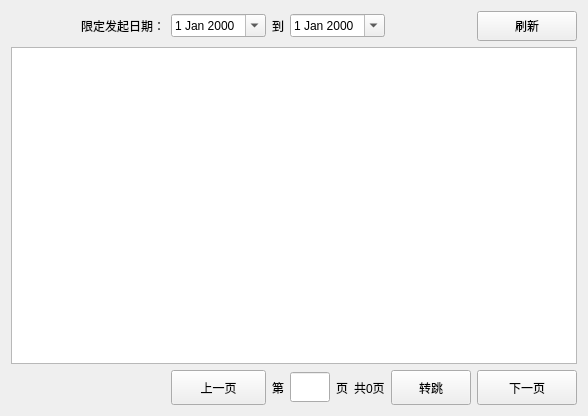
<?xml version="1.0" encoding="UTF-8"?>
<ui version="4.0">
 <class>PaperTable</class>
 <widget class="QWidget" name="PaperTable">
  <property name="geometry">
   <rect>
    <x>0</x>
    <y>0</y>
    <width>588</width>
    <height>416</height>
   </rect>
  </property>
  <property name="windowTitle">
   <string>Form</string>
  </property>
  <layout class="QGridLayout" name="gridLayout">
   <item row="0" column="1">
    <widget class="QLabel" name="label_3">
     <property name="text">
      <string>限定发起日期：</string>
     </property>
    </widget>
   </item>
   <item row="0" column="3">
    <widget class="QLabel" name="label_4">
     <property name="text">
      <string>到</string>
     </property>
    </widget>
   </item>
   <item row="2" column="7">
    <widget class="QPushButton" name="buttonJumpTo">
     <property name="minimumSize">
      <size>
       <width>80</width>
       <height>35</height>
      </size>
     </property>
     <property name="text">
      <string>转跳</string>
     </property>
    </widget>
   </item>
   <item row="2" column="8">
    <widget class="QPushButton" name="buttonNextPaper">
     <property name="minimumSize">
      <size>
       <width>100</width>
       <height>35</height>
      </size>
     </property>
     <property name="text">
      <string>下一页</string>
     </property>
    </widget>
   </item>
   <item row="0" column="4" colspan="3">
    <widget class="QDateEdit" name="dateEnd">
     <property name="calendarPopup">
      <bool>true</bool>
     </property>
     <property name="currentSectionIndex">
      <number>0</number>
     </property>
    </widget>
   </item>
   <item row="2" column="4">
    <widget class="QLineEdit" name="editPaper">
     <property name="minimumSize">
      <size>
       <width>0</width>
       <height>30</height>
      </size>
     </property>
     <property name="maximumSize">
      <size>
       <width>40</width>
       <height>16777215</height>
      </size>
     </property>
    </widget>
   </item>
   <item row="0" column="8">
    <widget class="QPushButton" name="buttonFlush">
     <property name="minimumSize">
      <size>
       <width>0</width>
       <height>30</height>
      </size>
     </property>
     <property name="text">
      <string>刷新</string>
     </property>
    </widget>
   </item>
   <item row="2" column="6">
    <widget class="QLabel" name="lablePaperSum">
     <property name="text">
      <string>共0页</string>
     </property>
    </widget>
   </item>
   <item row="0" column="2">
    <widget class="QDateEdit" name="dateStart">
     <property name="calendarPopup">
      <bool>true</bool>
     </property>
    </widget>
   </item>
   <item row="2" column="2">
    <widget class="QPushButton" name="buttonLastPaper">
     <property name="minimumSize">
      <size>
       <width>0</width>
       <height>35</height>
      </size>
     </property>
     <property name="text">
      <string>上一页</string>
     </property>
    </widget>
   </item>
   <item row="2" column="3">
    <widget class="QLabel" name="label">
     <property name="text">
      <string>第</string>
     </property>
    </widget>
   </item>
   <item row="2" column="5">
    <widget class="QLabel" name="label_2">
     <property name="text">
      <string>页</string>
     </property>
    </widget>
   </item>
   <item row="0" column="0">
    <spacer name="horizontalSpacer_2">
     <property name="orientation">
      <enum>Qt::Horizontal</enum>
     </property>
     <property name="sizeHint" stdset="0">
      <size>
       <width>40</width>
       <height>20</height>
      </size>
     </property>
    </spacer>
   </item>
   <item row="1" column="0" colspan="9">
    <widget class="QTableWidget" name="Table">
     <property name="selectionBehavior">
      <enum>QAbstractItemView::SelectRows</enum>
     </property>
     <property name="sortingEnabled">
      <bool>true</bool>
     </property>
    </widget>
   </item>
   <item row="2" column="0" colspan="2">
    <spacer name="horizontalSpacer">
     <property name="orientation">
      <enum>Qt::Horizontal</enum>
     </property>
     <property name="sizeHint" stdset="0">
      <size>
       <width>40</width>
       <height>20</height>
      </size>
     </property>
    </spacer>
   </item>
  </layout>
 </widget>
 <resources/>
 <connections/>
</ui>
